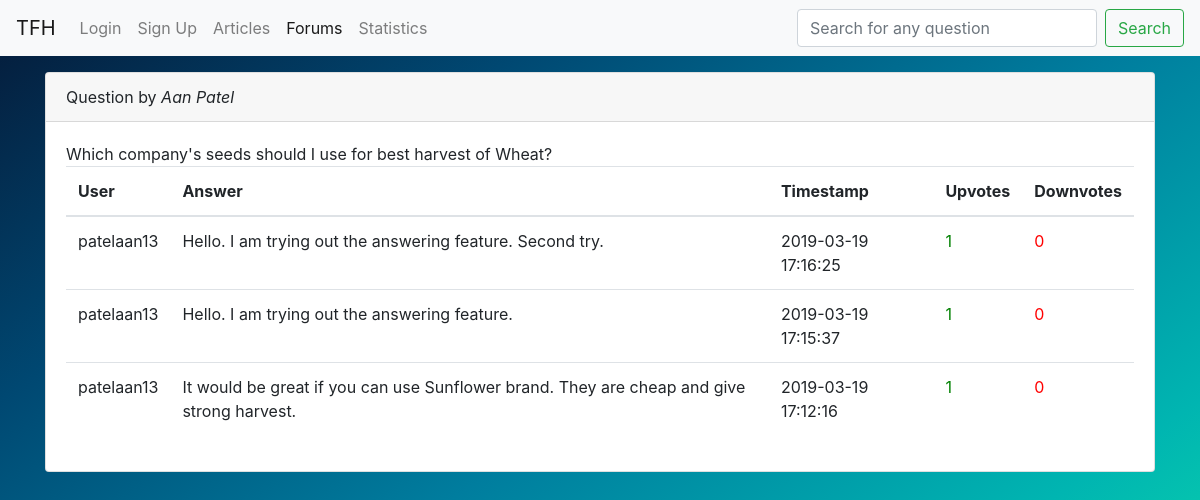
The page /forum/viewq.php?q=19 on the database its author committed.
### tables this page shows
CREATE TABLE `account` (
  `uid` int(10) NOT NULL,
  `username` varchar(50) NOT NULL,
  `email` varchar(40) DEFAULT NULL,
  `phoneNumber` int(10) NOT NULL,
  `password` varchar(40) NOT NULL,
  `language` varchar(40) NOT NULL,
  `fname` varchar(100) NOT NULL,
  `lname` varchar(100) NOT NULL,
  `village` varchar(50) NOT NULL,
  `dist` varchar(50) NOT NULL,
  `state` varchar(50) NOT NULL
);

CREATE TABLE `question` (
  `uid` int(10) NOT NULL,
  `qno` int(10) NOT NULL,
  `qtext` text NOT NULL,
  `qtimestamp` datetime NOT NULL DEFAULT CURRENT_TIMESTAMP ON UPDATE CURRENT_TIMESTAMP,
  `qupcount` int(11) NOT NULL DEFAULT '0',
  `qdowncount` int(11) NOT NULL DEFAULT '0'
);

CREATE TABLE `answer` (
  `qno` int(10) NOT NULL,
  `uid` int(10) NOT NULL,
  `atext` longtext NOT NULL,
  `atimestamp` timestamp NOT NULL DEFAULT CURRENT_TIMESTAMP,
  `aupcount` int(255) NOT NULL,
  `adowncount` int(255) NOT NULL
);

### forum/viewq.php (the view, shortened to what this page needs)
<?php
require("../includes/db.php");
$qno = $_REQUEST['q'];
$canAnswer = 0;
if(isset($_SESSION["uid"])){
$canAnswer=1;
$uid = $_SESSION['uid'];
$udqry = "SELECT * FROM qupdown WHERE qno=$qno AND uid=$uid";
$udres = mysqli_query($con, $udqry);
	if($udres!=false && mysqli_num_rows($udres)>0){
		$udrow = mysqli_fetch_assoc($udres);
		if($udrow['ud']==1){
			$uvs = '<i id="usvg" data-vi="angle-top" data-vi-size="30" style="color: green;"></i>';
			$dvs = '<i id="dsvg" data-vi="angle-bottom" data-vi-size="30" style="color: black;"></i>';
			$udsituation="Upvoted";
		}
		else if($udrow['ud']==0){
			$uvs = '<i id="usvg" data-vi="angle-top" data-vi-size="30" style="color: black;"></i>';
			$dvs = '<i id="dsvg" data-vi="angle-bottom" data-vi-size="30" style="color: red;"></i>';
			$udsituation="Downvoted";
		}
	}
	else{
		$uvs = '<i id="usvg" data-vi="angle-top" data-vi-size="30" style="color: black;"></i>';
		$dvs = '<i id="dsvg" data-vi="angle-bottom" data-vi-size="30" style="color: black;"></i>';
		$udsituation = "Resetted";
	}
}
else{
$canAnswer=0;
}
$qry = "SELECT qtext,uid FROM question WHERE qno = $qno";
$res = mysqli_query($con, $qry) or die(mysqli_error($con));
$row = mysqli_fetch_array($res);
$qtext = $row['qtext'];
$postingUser = $row['uid'];
?>
<!DOCTYPE html>
<html lang="en">
  <head>
    <link rel="stylesheet" href="https://maxcdn.bootstrapcdn.com/bootstrap/4.2.1/css/bootstrap.min.css"/>
  </head>
  <body class="bg">
    <nav class="navbar navbar-expand-lg fixed-top navbar-light bg-light">
	  <a class="navbar-brand" href="#">TFH</a>
	  <div class="collapse navbar-collapse" id="navbarNav">
		<ul class="navbar-nav">
      <?php if($canAnswer){ ?>
      	<li class="nav-item">
			<a class="nav-link" href="../dashboard/dashboard.php">Dashboard</a>
		  </li>
		  <li class="nav-item">
			<a class="nav-link" href="#">Articles</a>
		  </li>
		  <li class="nav-item active">
			<a class="nav-link" href="../forum/forum.php">Forums</a>
		  </li>
		  <li class="nav-item">
			<a class="nav-link" href="#">Statistics</a>
		  </li>
      <li class="nav-item">
      <a class="nav-link" href="../logout/logout.php">Logout</a>
      </li>
    <?php
	}
	else{
    ?>
          <li class="nav-item">
			<a class="nav-link" href="../login/login.php">Login</a>
		  </li>
		  <li class="nav-item">
			<a class="nav-link" href="../signup/signup.php">Sign Up</a>
		  </li>
		  	<li class="nav-item">
			<a class="nav-link" href="#">Articles</a>
		  </li>
		  <li class="nav-item active">
			<a class="nav-link" href="../forum/forum.php">Forums</a>
		  </li>
		  <li class="nav-item">
			<a class="nav-link" href="#">Statistics</a>
		  </li>
<?php } ?>
		</ul>
	  </div>
		<form class="form-inline my-2 my-lg-0" style="float:right;" action="searchq.php" method="get">
		  <input class="form-control mr-sm-2" style="width: 300px" name="search" type="search" placeholder="Search for any question" aria-label="Search">
		  <button class="btn btn-outline-success my-2 my-sm-0" type="submit">Search</button>
		</form>
	</nav>
    <br>
	<br>
    <br>
    <div class="container">
      <div class="card">
        <div class = "card-header">
          Question by <i>
          <?php
          	$qry = "SELECT * FROM account WHERE uid=$postingUser";
          	$res = mysqli_query($con, $qry);
          	$row = mysqli_fetch_assoc($res);
          	echo $row['fname']." ".$row['lname'];
          ?>
      	  </i>
        </div>
        <div class = "card-body">
          <?php echo $qtext;
          ?>
      	<br>
      			<table class="table">
      				<thead><th>User</th><th>Answer</th><th>Timestamp</th><th>Upvotes</th><th>Downvotes</th></thead>
      				<?php
      				  $qry = "SELECT * FROM answer WHERE qno=$qno ORDER BY (aupcount-adowncount) DESC, atimestamp DESC";
      				  $res = mysqli_query($con, $qry) or die(mysqli_error($con));
      				  if($res==false||mysqli_num_rows($res)==0){
      				?>
      				  <tr><td>---</td><td>No answers yet...</td><td>---</td><td>-</td><td>-</td>
      				<?php
      				  }
      				  else{
      				  	while($row = mysqli_fetch_assoc($res)){
                  $qry = "SELECT username FROM account WHERE uid=".$row['uid'];
                  $res2 = mysqli_query($con, $qry) or die(mysqli_error($con));
                  $r = mysqli_fetch_array($res2);
                  echo "<tr>
                      <td>".$r['username']."</td>
      								<td>".$row['atext']."</td>
      								<td>".$row['atimestamp']."</td>";
      			  if($canAnswer){
      			  echo "
      								<td style='color: green;' id='upCounter'>".'<span id="upCounter'.$row['uid'].$row['qno'].'">'.$row['aupcount'].'</span>'.'<button class="btn btn-default" id="btnup'.$row['uid'].$row['qno'].'" '.'onclick="aupvote('.$row['qno'].','.$row['uid'].')"'.'><span data-vi="angle-top" data-vi-size="20"></span></button></td>'.
      								"<td style='color: red;'>".'<span id="downCounter'.$row['uid'].$row['qno'].'">'.$row['adowncount'].'</span>'.'<button class="btn btn-default" id="btndown'.$row['uid'].$row['qno'].'" '.'onclick="adownvote('.$row['qno'].','.$row['uid'].')"'.'><span data-vi="angle-bottom" data-vi-size="20"></span></button></td>';
      							}
      			else{
      				echo "<td style='color:green;'>".$row['aupcount']."</td>";
      				echo "<td style='color:red;'>".$row['adowncount']."</td>";
      			}
      			  echo "</td>
      							</tr>";
      				  	}
      				  }
      				?>
 				</table>
 				</div>
    </div>
    </div>
  </body>
</html>

### forum/viewq.php (style rules this page uses)
body, html, .bg { height: fill; min-height: 100%; }
.bg { background-image: linear-gradient(to right bottom, #051937, #004872, #007d9e, #00b5b1, #12eba9); min-height: 100%; background-position: center; background-repeat: no-repeat; background-size: cover; }

### rows shown on the page
account: fname "Aan", lname "Patel"
question: qtext "Which company's seeds should I use for best harvest of Wheat?"
answer: account.username "patelaan13", atext "Hello. I am trying out the answering feature. Second try.", atimestamp "2019-03-19 17:16:25", aupcount "1", adowncount "0"
answer: account.username "patelaan13", atext "Hello. I am trying out the answering feature.", atimestamp "2019-03-19 17:15:37", aupcount "1", adowncount "0"
answer: account.username "patelaan13", atext "It would be great if you can use Sunflower brand. They are cheap and give strong harvest.", atimestamp "2019-03-19 17:12:16", aupcount "1", adowncount "0"
